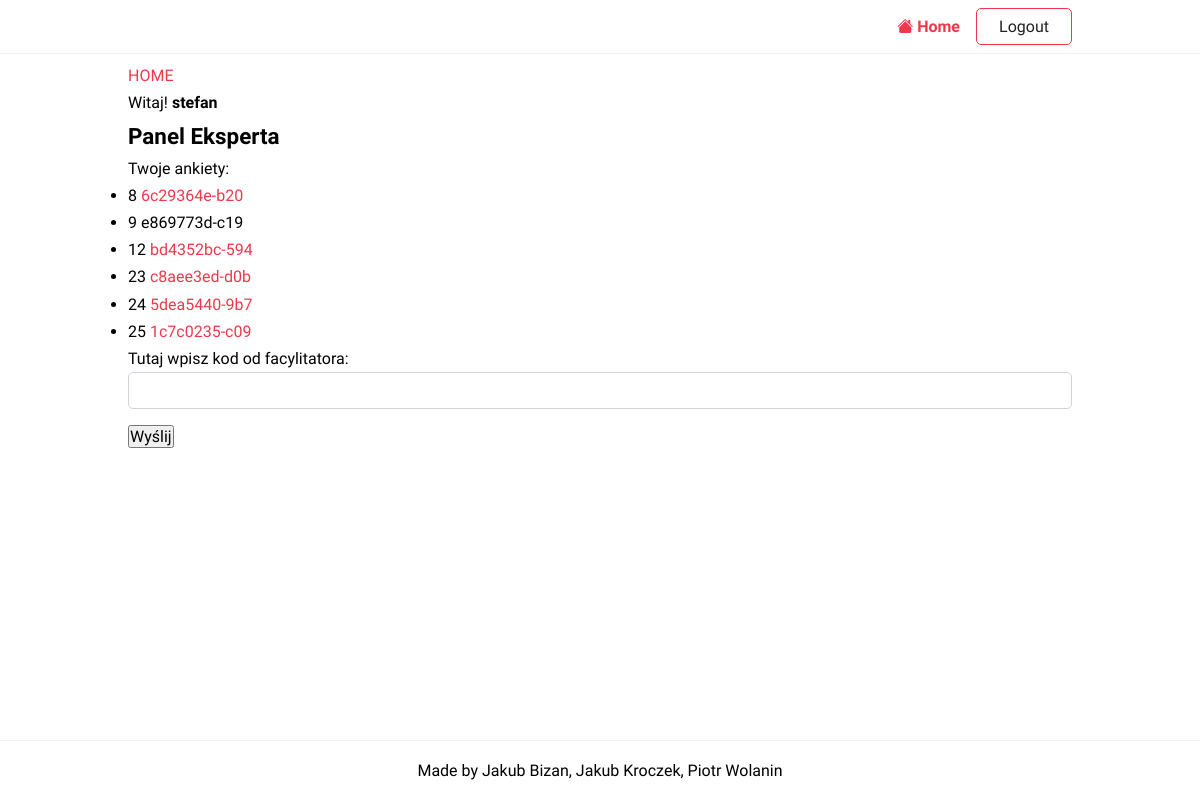
The app's page /panel/ (signed in), older data.
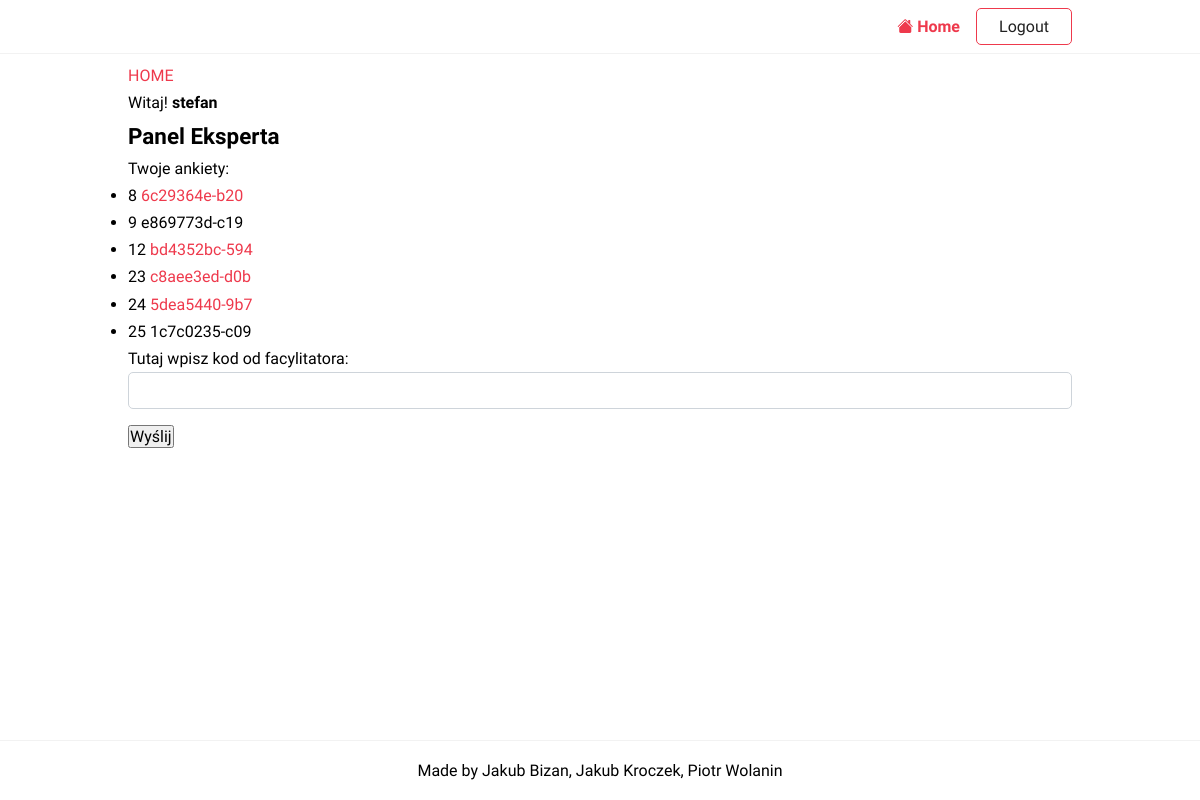
The same page, newer data.
### projekt/models/decisionScenarios.py (models this page shows)
class DecisionScenarios(m.Model):
    modelID = m.ForeignKey(Models, on_delete=m.CASCADE, null=True, blank=True)
    dataID = m.IntegerField(unique=True, null=True, blank=True)
    weightID = m.IntegerField(unique=True, null=True, blank=True)
    userID = m.ForeignKey(User, on_delete=m.CASCADE)
    submited = m.BooleanField(default=False)
    completed = m.BooleanField(default=False)
    url = m.CharField(max_length=100, null=True, blank=True)
    password = m.CharField(max_length=128, null=True, blank=True)

### projekt/views/expert/panel.py (the view, shortened to what this page needs)
# urls.py: path('panel/', ExpertPanel.as_view(), name='expert-panel'),
class ExpertPanel(FormView):
    template_name = "projekt/expert_panel.html"
    model = ModelExperts
    form_class = JoinScenarioForm
    def get_context_data(self, **kwargs):
        context = super().get_context_data(**kwargs)
        expertID = Experts.objects.get(user_id=self.request.user.pk)
        context['scenarios'] = DecisionScenarios.objects.filter(modelID__modelexperts__expertID=expertID)
        return context

### projekt/forms/forms.py
class JoinScenarioForm(forms.Form):
    url = forms.CharField(label="Tutaj wpisz kod od facylitatora", required=True, validators=[validate_url])

### templates/projekt/expert_panel.html (shortened to what this page needs)
{%extends 'base.html'%}
{%block content%}
<div>
    <a href={% url 'index'%}>HOME</a>
</div>
    Witaj! <b>{{  user.username }}</b><br/>
    <h2>Panel Eksperta</h2>
    <p>Twoje ankiety:</p>
    <ul>
    {% for scenario in scenarios %}
    	<li>{{ scenario.id }} {% if not scenario.completed%}<a href={% url 'questionare' scenario.url %}>{{ scenario.url }}</a>{%else%}{{scenario.url}}{% endif%}</li>
    {% endfor %}
    </ul>
<form method="post">
    {{ form.as_p }}
    <input type="submit" value="Wyślij">
</form>
{%endblock content%}

Row changes from the older to the newer data that the page shows:
changed DecisionScenarios id 25: completed False → True (drawn)
